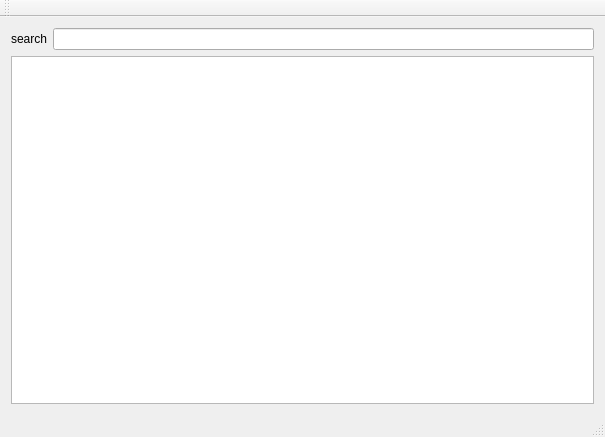
<?xml version="1.0" encoding="UTF-8"?>
<ui version="4.0">
 <class>MainWindow</class>
 <widget class="QMainWindow" name="MainWindow">
  <property name="geometry">
   <rect>
    <x>0</x>
    <y>0</y>
    <width>605</width>
    <height>437</height>
   </rect>
  </property>
  <property name="windowTitle">
   <string>MainWindow</string>
  </property>
  <widget class="QWidget" name="centralWidget">
   <layout class="QVBoxLayout" name="verticalLayout">
    <item>
     <layout class="QHBoxLayout" name="horizontalLayout">
      <item>
       <widget class="QLabel" name="label">
        <property name="text">
         <string>search</string>
        </property>
       </widget>
      </item>
      <item>
       <widget class="QLineEdit" name="lineEdit"/>
      </item>
     </layout>
    </item>
    <item>
     <widget class="QTreeView" name="treeView"/>
    </item>
   </layout>
  </widget>
  <widget class="QMenuBar" name="menuBar">
   <property name="geometry">
    <rect>
     <x>0</x>
     <y>0</y>
     <width>605</width>
     <height>22</height>
    </rect>
   </property>
  </widget>
  <widget class="QToolBar" name="mainToolBar">
   <attribute name="toolBarArea">
    <enum>TopToolBarArea</enum>
   </attribute>
   <attribute name="toolBarBreak">
    <bool>false</bool>
   </attribute>
  </widget>
  <widget class="QStatusBar" name="statusBar"/>
 </widget>
 <layoutdefault spacing="6" margin="11"/>
 <resources/>
 <connections/>
</ui>
